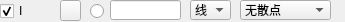
           <widget class="QWidget" name="widget_7" native="true">
            <property name="geometry">
             <rect>
              <x>10</x>
              <y>50</y>
              <width>345</width>
              <height>22</height>
             </rect>
            </property>
            <property name="sizePolicy">
             <sizepolicy hsizetype="Preferred" vsizetype="Fixed">
              <horstretch>0</horstretch>
              <verstretch>0</verstretch>
             </sizepolicy>
            </property>
            <property name="minimumSize">
             <size>
              <width>335</width>
              <height>22</height>
             </size>
            </property>
            <property name="maximumSize">
             <size>
              <width>16777215</width>
              <height>22</height>
             </size>
            </property>
            <widget class="QLineEdit" name="txtValueCurve1_4">
             <property name="geometry">
              <rect>
               <x>110</x>
               <y>0</y>
               <width>71</width>
               <height>20</height>
              </rect>
             </property>
             <property name="text">
              <string/>
             </property>
            </widget>
            <widget class="QRadioButton" name="rdoBoldCurve1_4">
             <property name="geometry">
              <rect>
               <x>90</x>
               <y>3</y>
               <width>16</width>
               <height>16</height>
              </rect>
             </property>
             <property name="text">
              <string/>
             </property>
             <property name="checked">
              <bool>false</bool>
             </property>
            </widget>
            <widget class="QCheckBox" name="chkVisibleCurve1_4">
             <property name="geometry">
              <rect>
               <x>0</x>
               <y>3</y>
               <width>53</width>
               <height>16</height>
              </rect>
             </property>
             <property name="text">
              <string>I</string>
             </property>
             <property name="checked">
              <bool>true</bool>
             </property>
            </widget>
            <widget class="QPushButton" name="btnColourCurve1_4">
             <property name="geometry">
              <rect>
               <x>60</x>
               <y>0</y>
               <width>21</width>
               <height>21</height>
              </rect>
             </property>
             <property name="text">
              <string/>
             </property>
            </widget>
            <widget class="QComboBox" name="cmbScatterStyle1_4">
             <property name="geometry">
              <rect>
               <x>240</x>
               <y>0</y>
               <width>91</width>
               <height>20</height>
              </rect>
             </property>
             <property name="focusPolicy">
              <enum>Qt::WheelFocus</enum>
             </property>
             <property name="currentText">
              <string>无散点</string>
             </property>
             <property name="maxVisibleItems">
              <number>20</number>
             </property>
             <item>
              <property name="text">
               <string>无散点</string>
              </property>
              <property name="icon">
               <iconset>
                <normaloff>:/pic/ssNone.png</normaloff>:/pic/ssNone.png</iconset>
              </property>
             </item>
             <item>
              <property name="text">
               <string>x形</string>
              </property>
              <property name="icon">
               <iconset>
                <normaloff>:/pic/ssCross.png</normaloff>:/pic/ssCross.png</iconset>
              </property>
             </item>
             <item>
              <property name="text">
               <string>+形</string>
              </property>
              <property name="icon">
               <iconset>
                <normaloff>:/pic/ssPlus.png</normaloff>:/pic/ssPlus.png</iconset>
              </property>
             </item>
             <item>
              <property name="text">
               <string>空心圆</string>
              </property>
              <property name="icon">
               <iconset>
                <normaloff>:/pic/ssCircle.png</normaloff>:/pic/ssCircle.png</iconset>
              </property>
             </item>
             <item>
              <property name="text">
               <string>实心圆</string>
              </property>
              <property name="icon">
               <iconset>
                <normaloff>:/pic/ssDisc.png</normaloff>:/pic/ssDisc.png</iconset>
              </property>
             </item>
             <item>
              <property name="text">
               <string>矩形</string>
              </property>
              <property name="icon">
               <iconset>
                <normaloff>:/pic/ssSquare.png</normaloff>:/pic/ssSquare.png</iconset>
              </property>
             </item>
             <item>
              <property name="text">
               <string>菱形</string>
              </property>
              <property name="icon">
               <iconset>
                <normaloff>:/pic/ssDiamond.png</normaloff>:/pic/ssDiamond.png</iconset>
              </property>
             </item>
             <item>
              <property name="text">
               <string>星形</string>
              </property>
              <property name="icon">
               <iconset>
                <normaloff>:/pic/ssStar.png</normaloff>:/pic/ssStar.png</iconset>
              </property>
             </item>
             <item>
              <property name="text">
               <string>正三角</string>
              </property>
              <property name="icon">
               <iconset>
                <normaloff>:/pic/ssTriangle.png</normaloff>:/pic/ssTriangle.png</iconset>
              </property>
             </item>
             <item>
              <property name="text">
               <string>倒三角</string>
              </property>
              <property name="icon">
               <iconset>
                <normaloff>:/pic/ssTriangleInverted.png</normaloff>:/pic/ssTriangleInverted.png</iconset>
              </property>
             </item>
             <item>
              <property name="text">
               <string>x框</string>
              </property>
              <property name="icon">
               <iconset>
                <normaloff>:/pic/ssCrossSquare.png</normaloff>:/pic/ssCrossSquare.png</iconset>
              </property>
             </item>
             <item>
              <property name="text">
               <string>+框</string>
              </property>
              <property name="icon">
               <iconset>
                <normaloff>:/pic/ssPlusSquare.png</normaloff>:/pic/ssPlusSquare.png</iconset>
              </property>
             </item>
             <item>
              <property name="text">
               <string>x圆</string>
              </property>
              <property name="icon">
               <iconset>
                <normaloff>:/pic/ssCrossCircle.png</normaloff>:/pic/ssCrossCircle.png</iconset>
              </property>
             </item>
             <item>
              <property name="text">
               <string>+圆</string>
              </property>
              <property name="icon">
               <iconset>
                <normaloff>:/pic/ssPlusCircle.png</normaloff>:/pic/ssPlusCircle.png</iconset>
              </property>
             </item>
             <item>
              <property name="text">
               <string>和平</string>
              </property>
              <property name="icon">
               <iconset>
                <normaloff>:/pic/ssPeace.png</normaloff>:/pic/ssPeace.png</iconset>
              </property>
             </item>
            </widget>
            <widget class="QComboBox" name="cmbLineStyle1_4">
             <property name="geometry">
              <rect>
               <x>190</x>
               <y>0</y>
               <width>41</width>
               <height>20</height>
              </rect>
             </property>
             <property name="currentIndex">
              <number>1</number>
             </property>
             <item>
              <property name="text">
               <string>点</string>
              </property>
             </item>
             <item>
              <property name="text">
               <string>线</string>
              </property>
             </item>
             <item>
              <property name="text">
               <string>左</string>
              </property>
             </item>
             <item>
              <property name="text">
               <string>右</string>
              </property>
             </item>
             <item>
              <property name="text">
               <string>中</string>
              </property>
             </item>
             <item>
              <property name="text">
               <string>积</string>
              </property>
             </item>
            </widget>
           </widget>
